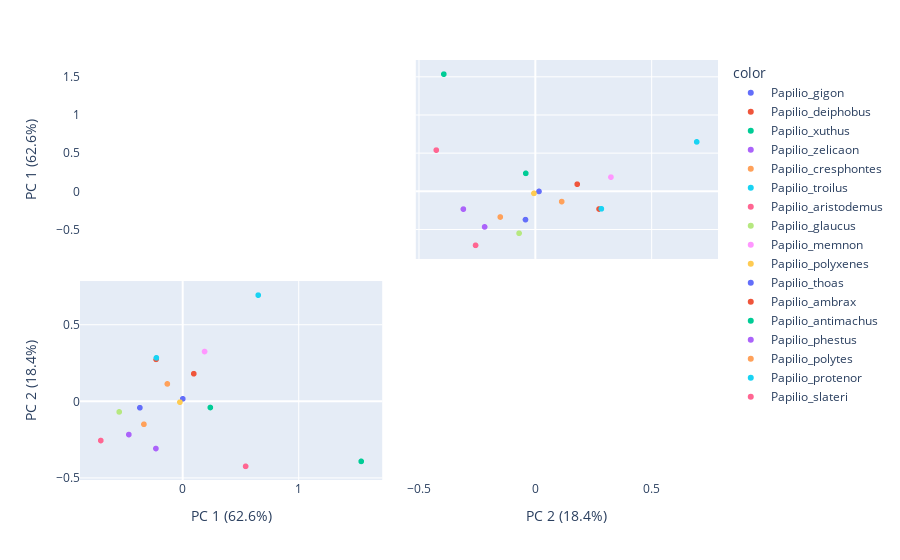

The code cell stored with this chart in its notebook:
### Code cell
from sklearn.decomposition import PCA
import plotly.express as px

pca = PCA(n_components=2)
components = pca.fit_transform(leaf_values)

print(pca.explained_variance_ratio_)
print(pca.singular_values_)

labels = {
    str(i): f"PC {i+1} ({var:.1f}%)"
    for i, var in enumerate(pca.explained_variance_ratio_ * 100)
}

fig = px.scatter_matrix(
    components,
    labels=labels,
    dimensions=range(2),
    color=my_nodenames_leaves  
)

fig.update_traces(diagonal_visible=False)
fig.show()

### Figure 1 — Plotly figure (JSON) as saved in the notebook; plotly's stock layout.template omitted (floating-point values rounded to 4 significant figures)
{"data": [{"diagonal": {"visible": false}, "dimensions": [{"axis": {"matches": true}, "label": "PC 1 (62.6%)", "values": [0.00128]}, {"axis": {"matches": true}, "label": "PC 2 (18.4%)", "values": [0.01736]}], "hovertemplate": "color=Papilio_gigon<br>%{xaxis.title.text}=%{x}<br>%{yaxis.title.text}=%{y}<extra></extra>", "legendgroup": "Papilio_gigon", "marker": {"color": "#636efa", "symbol": "circle"}, "name": "Papilio_gigon", "showlegend": true, "type": "splom"}, {"diagonal": {"visible": false}, "dimensions": [{"axis": {"matches": true}, "label": "PC 1 (62.6%)", "values": [-0.2293]}, {"axis": {"matches": true}, "label": "PC 2 (18.4%)", "values": [0.2758]}], "hovertemplate": "color=Papilio_deiphobus<br>%{xaxis.title.text}=%{x}<br>%{yaxis.title.text}=%{y}<extra></extra>", "legendgroup": "Papilio_deiphobus", "marker": {"color": "#EF553B", "symbol": "circle"}, "name": "Papilio_deiphobus", "showlegend": true, "type": "splom"}, {"diagonal": {"visible": false}, "dimensions": [{"axis": {"matches": true}, "label": "PC 1 (62.6%)", "values": [0.239]}, {"axis": {"matches": true}, "label": "PC 2 (18.4%)", "values": [-0.03942]}], "hovertemplate": "color=Papilio_xuthus<br>%{xaxis.title.text}=%{x}<br>%{yaxis.title.text}=%{y}<extra></extra>", "legendgroup": "Papilio_xuthus", "marker": {"color": "#00cc96", "symbol": "circle"}, "name": "Papilio_xuthus", "showlegend": true, "type": "splom"}, {"diagonal": {"visible": false}, "dimensions": [{"axis": {"matches": true}, "label": "PC 1 (62.6%)", "values": [-0.2306]}, {"axis": {"matches": true}, "label": "PC 2 (18.4%)", "values": [-0.3078]}], "hovertemplate": "color=Papilio_zelicaon<br>%{xaxis.title.text}=%{x}<br>%{yaxis.title.text}=%{y}<extra></extra>", "legendgroup": "Papilio_zelicaon", "marker": {"color": "#ab63fa", "symbol": "circle"}, "name": "Papilio_zelicaon", "showlegend": true, "type": "splom"}, {"diagonal": {"visible": false}, "dimensions": [{"axis": {"matches": true}, "label": "PC 1 (62.6%)", "values": [-0.334]}, {"axis": {"matches": true}, "label": "PC 2 (18.4%)", "values": [-0.1492]}], "hovertemplate": "color=Papilio_cresphontes<br>%{xaxis.title.text}=%{x}<br>%{yaxis.title.text}=%{y}<extra></extra>", "legendgroup": "Papilio_cresphontes", "marker": {"color": "#FFA15A", "symbol": "circle"}, "name": "Papilio_cresphontes", "showlegend": true, "type": "splom"}, {"diagonal": {"visible": false}, "dimensions": [{"axis": {"matches": true}, "label": "PC 1 (62.6%)", "values": [-0.2266]}, {"axis": {"matches": true}, "label": "PC 2 (18.4%)", "values": [0.2857]}], "hovertemplate": "color=Papilio_troilus<br>%{xaxis.title.text}=%{x}<br>%{yaxis.title.text}=%{y}<extra></extra>", "legendgroup": "Papilio_troilus", "marker": {"color": "#19d3f3", "symbol": "circle"}, "name": "Papilio_troilus", "showlegend": true, "type": "splom"}, {"diagonal": {"visible": false}, "dimensions": [{"axis": {"matches": true}, "label": "PC 1 (62.6%)", "values": [-0.706]}, {"axis": {"matches": true}, "label": "PC 2 (18.4%)", "values": [-0.2555]}], "hovertemplate": "color=Papilio_aristodemus<br>%{xaxis.title.text}=%{x}<br>%{yaxis.title.text}=%{y}<extra></extra>", "legendgroup": "Papilio_aristodemus", "marker": {"color": "#FF6692", "symbol": "circle"}, "name": "Papilio_aristodemus", "showlegend": true, "type": "splom"}, {"diagonal": {"visible": false}, "dimensions": [{"axis": {"matches": true}, "label": "PC 1 (62.6%)", "values": [-0.5474]}, {"axis": {"matches": true}, "label": "PC 2 (18.4%)", "values": [-0.06819]}], "hovertemplate": "color=Papilio_glaucus<br>%{xaxis.title.text}=%{x}<br>%{yaxis.title.text}=%{y}<extra></extra>", "legendgroup": "Papilio_glaucus", "marker": {"color": "#B6E880", "symbol": "circle"}, "name": "Papilio_glaucus", "showlegend": true, "type": "splom"}, {"diagonal": {"visible": false}, "dimensions": [{"axis": {"matches": true}, "label": "PC 1 (62.6%)", "values": [0.1892]}, {"axis": {"matches": true}, "label": "PC 2 (18.4%)", "values": [0.3268]}], "hovertemplate": "color=Papilio_memnon<br>%{xaxis.title.text}=%{x}<br>%{yaxis.title.text}=%{y}<extra></extra>", "legendgroup": "Papilio_memnon", "marker": {"color": "#FF97FF", "symbol": "circle"}, "name": "Papilio_memnon", "showlegend": true, "type": "splom"}, {"diagonal": {"visible": false}, "dimensions": [{"axis": {"matches": true}, "label": "PC 1 (62.6%)", "values": [-0.0236]}, {"axis": {"matches": true}, "label": "PC 2 (18.4%)", "values": [-0.004423]}], "hovertemplate": "color=Papilio_polyxenes<br>%{xaxis.title.text}=%{x}<br>%{yaxis.title.text}=%{y}<extra></extra>", "legendgroup": "Papilio_polyxenes", "marker": {"color": "#FECB52", "symbol": "circle"}, "name": "Papilio_polyxenes", "showlegend": true, "type": "splom"}, {"diagonal": {"visible": false}, "dimensions": [{"axis": {"matches": true}, "label": "PC 1 (62.6%)", "values": [-0.3687]}, {"axis": {"matches": true}, "label": "PC 2 (18.4%)", "values": [-0.04072]}], "hovertemplate": "color=Papilio_thoas<br>%{xaxis.title.text}=%{x}<br>%{yaxis.title.text}=%{y}<extra></extra>", "legendgroup": "Papilio_thoas", "marker": {"color": "#636efa", "symbol": "circle"}, "name": "Papilio_thoas", "showlegend": true, "type": "splom"}, {"diagonal": {"visible": false}, "dimensions": [{"axis": {"matches": true}, "label": "PC 1 (62.6%)", "values": [0.09631]}, {"axis": {"matches": true}, "label": "PC 2 (18.4%)", "values": [0.1817]}], "hovertemplate": "color=Papilio_ambrax<br>%{xaxis.title.text}=%{x}<br>%{yaxis.title.text}=%{y}<extra></extra>", "legendgroup": "Papilio_ambrax", "marker": {"color": "#EF553B", "symbol": "circle"}, "name": "Papilio_ambrax", "showlegend": true, "type": "splom"}, {"diagonal": {"visible": false}, "dimensions": [{"axis": {"matches": true}, "label": "PC 1 (62.6%)", "values": [1.54]}, {"axis": {"matches": true}, "label": "PC 2 (18.4%)", "values": [-0.392]}], "hovertemplate": "color=Papilio_antimachus<br>%{xaxis.title.text}=%{x}<br>%{yaxis.title.text}=%{y}<extra></extra>", "legendgroup": "Papilio_antimachus", "marker": {"color": "#00cc96", "symbol": "circle"}, "name": "Papilio_antimachus", "showlegend": true, "type": "splom"}, {"diagonal": {"visible": false}, "dimensions": [{"axis": {"matches": true}, "label": "PC 1 (62.6%)", "values": [-0.464]}, {"axis": {"matches": true}, "label": "PC 2 (18.4%)", "values": [-0.2164]}], "hovertemplate": "color=Papilio_phestus<br>%{xaxis.title.text}=%{x}<br>%{yaxis.title.text}=%{y}<extra></extra>", "legendgroup": "Papilio_phestus", "marker": {"color": "#ab63fa", "symbol": "circle"}, "name": "Papilio_phestus", "showlegend": true, "type": "splom"}, {"diagonal": {"visible": false}, "dimensions": [{"axis": {"matches": true}, "label": "PC 1 (62.6%)", "values": [-0.1318]}, {"axis": {"matches": true}, "label": "PC 2 (18.4%)", "values": [0.1149]}], "hovertemplate": "color=Papilio_polytes<br>%{xaxis.title.text}=%{x}<br>%{yaxis.title.text}=%{y}<extra></extra>", "legendgroup": "Papilio_polytes", "marker": {"color": "#FFA15A", "symbol": "circle"}, "name": "Papilio_polytes", "showlegend": true, "type": "splom"}, {"diagonal": {"visible": false}, "dimensions": [{"axis": {"matches": true}, "label": "PC 1 (62.6%)", "values": [0.652]}, {"axis": {"matches": true}, "label": "PC 2 (18.4%)", "values": [0.6957]}], "hovertemplate": "color=Papilio_protenor<br>%{xaxis.title.text}=%{x}<br>%{yaxis.title.text}=%{y}<extra></extra>", "legendgroup": "Papilio_protenor", "marker": {"color": "#19d3f3", "symbol": "circle"}, "name": "Papilio_protenor", "showlegend": true, "type": "splom"}, {"diagonal": {"visible": false}, "dimensions": [{"axis": {"matches": true}, "label": "PC 1 (62.6%)", "values": [0.5435]}, {"axis": {"matches": true}, "label": "PC 2 (18.4%)", "values": [-0.4244]}], "hovertemplate": "color=Papilio_slateri<br>%{xaxis.title.text}=%{x}<br>%{yaxis.title.text}=%{y}<extra></extra>", "legendgroup": "Papilio_slateri", "marker": {"color": "#FF6692", "symbol": "circle"}, "name": "Papilio_slateri", "showlegend": true, "type": "splom"}], "layout": {"dragmode": "select", "legend": {"title": {"text": "color"}, "tracegroupgap": 0}, "margin": {"t": 60}}}
